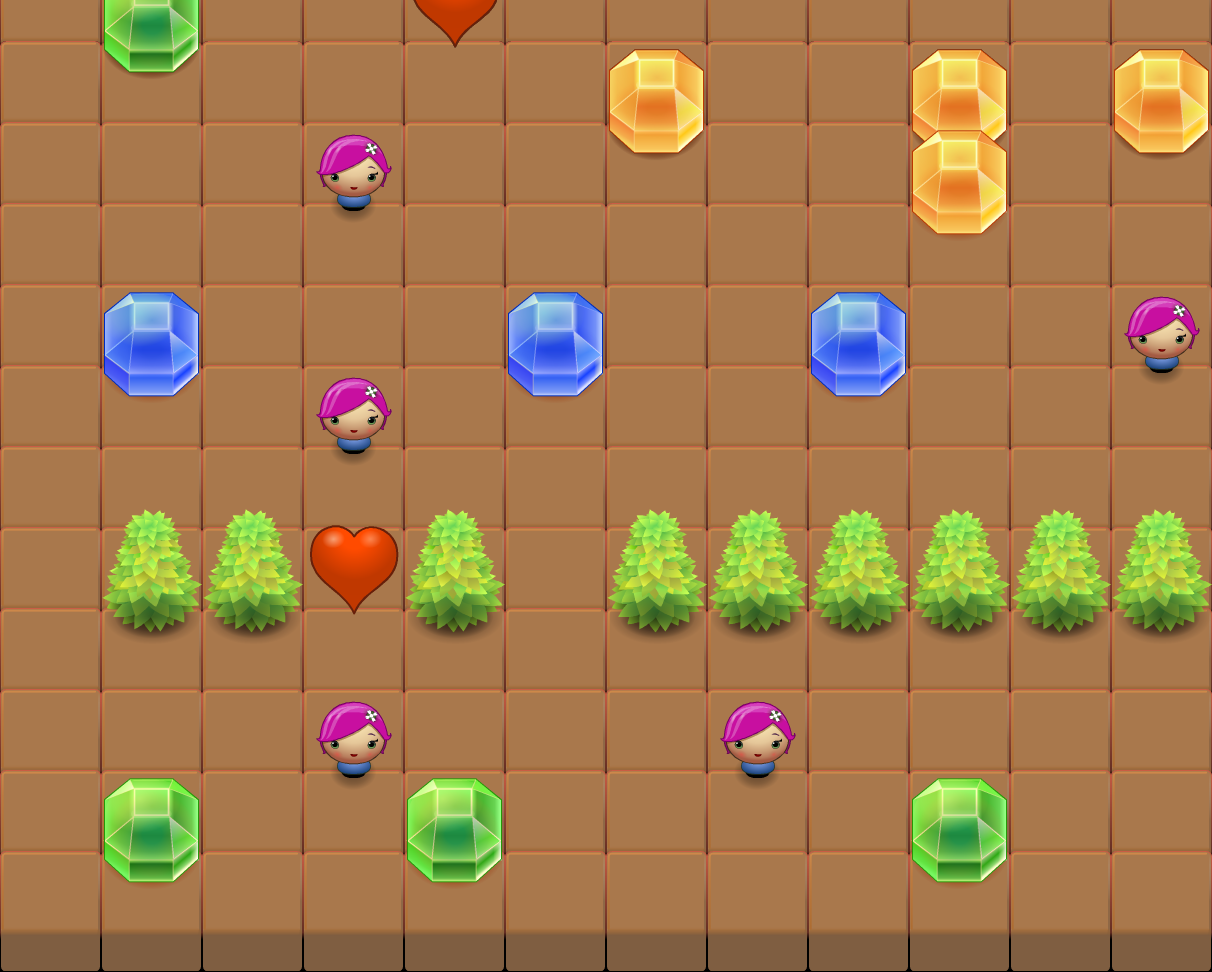

A 2D game scene composited from a Tiled map and its tileset images. What follows is a short description and the map's XML, with each tile layer's data collapsed to a summary:
An orthogonal 12x12 tile map with 101x81 px tiles, 2 tile layers (Layer 0, Layer 1) and 25 objects.

<map version="1.0" orientation="orthogonal" width="12" height="12" tilewidth="101" tileheight="81">
 <tileset firstgid="1" name="Untitled" tilewidth="101" tileheight="171" spacing="2" margin="2">
  <image source="ortho-test1.png" width="1024" height="1024" />
 </tileset>
 <layer name="Layer 0" width="12" height="12">
  <data>[144 cells, 144 non-empty, 1 distinct tile ids]</data>
 </layer>
 <layer name="Layer 1" width="12" height="12">
  <data>[144 cells, 27 non-empty, 6 distinct tile ids]</data>
 </layer>
 <objectgroup name="collision" width="12" height="12">
  <object x="512" y="348">
   <polygon points="0,0 27,-17 64,-17 88,7 89,26 65,47 21,47 -6,26" />
  </object>
  <object x="813" y="354">
   <polygon points="0,0 -2,17 21,38 67,40 90,18 89,0 61,-23 25,-23" />
  </object>
  <object x="1146" y="356">
   <polygon points="0,0 30,-1 33,8 24,16 -1,16" />
  </object>
  <object x="413" y="614">
   <polygon points="0,0 20,-20 51,-24 84,-11 75,11 38,22 20,17" />
  </object>
  <object x="612" y="615">
   <polygon points="0,0 17,-20 70,-26 94,-5 79,15 30,20" />
  </object>
  <object x="715" y="601">
   <polygon points="0,0 32,-12 76,-12 93,6 51,35 10,31" />
  </object>
  <object x="816" y="606">
   <polygon points="0,0 16,-19 46,-20 72,-20 90,-5 65,22 25,27" />
  </object>
  <object x="919" y="612">
   <polygon points="0,0 13,-22 63,-23 90,-10 86,16 27,25" />
  </object>
  <object x="1027" y="605">
   <polygon points="0,0 23,-17 54,-16 77,-1 61,20 17,28" />
  </object>
  <object x="1125" y="601">
   <polygon points="0,0 24,-14 64,-14 84,9 64,27 8,33" />
  </object>
  <object x="910" y="857">
   <polygon points="0,0 2,-18 31,-40 68,-39 94,-16 99,5 74,25 22,27" />
  </object>
  <object x="732" y="768">
   <polygon points="0,0 11,-6 43,-6 45,6 17,10" />
  </object>
  <object x="331" y="769">
   <polygon points="0,0 7,-5 38,-9 45,-3 29,5 16,9" />
  </object>
  <object x="402" y="856">
   <polygon points="0,0 7,-17 30,-36 69,-38 94,-14 101,-2 82,21 27,28" />
  </object>
  <object x="102" y="857">
   <polygon points="0,0 3,-17 33,-38 67,-38 96,-17 99,5 71,20 22,26" />
  </object>
  <object x="111" y="618">
   <polygon points="0,0 15,-22 59,-27 87,-10 62,11 27,18 12,9" />
  </object>
  <object x="211" y="611">
   <polygon points="0,0 16,-17 60,-20 87,-3 81,18 56,22 21,23" />
  </object>
  <object x="101" y="372">
   <polygon points="0,0 6,-22 41,-43 72,-42 95,-20 98,0 73,21 30,24" />
  </object>
  <object x="103" y="46">
   <polygon points="0,0 0,-19 33,-39 69,-40 95,-13 93,4 66,28 21,25" />
  </object>
  <object x="608" y="127">
   <polygon points="0,0 1,-14 27,-38 65,-39 92,-15 94,2 70,21 29,29" />
  </object>
  <object x="913" y="208">
   <polygon points="0,0 3,-16 31,-39 60,-41 93,-15 93,2 70,23 21,26" />
  </object>
  <object x="913" y="133">
   <polygon points="0,0 0,-19 26,-43 66,-46 95,-23 95,-6 78,10 16,11" />
  </object>
  <object x="1114" y="132">
   <polygon points="0,0 1,-18 30,-44 70,-45 94,-20 97,-10 69,17 24,21" />
  </object>
  <object x="334" y="214">
   <polygon points="0,0 4,-20 32,-21 42,-6 19,-1" />
  </object>
  <object x="330" y="443">
   <polygon points="0,0 11,-6 37,-6 46,4 20,19" />
  </object>
 </objectgroup>
</map>
